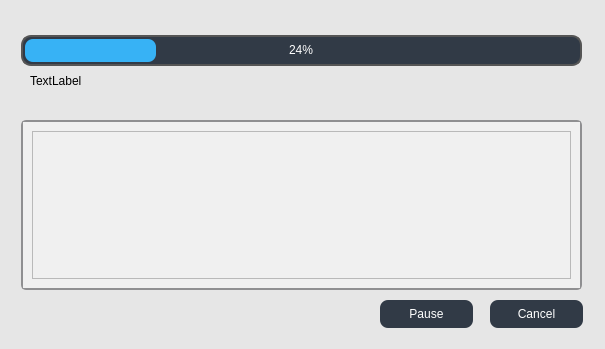
<?xml version="1.0" encoding="UTF-8"?>
<ui version="4.0">
 <class>Dialog</class>
 <widget class="QDialog" name="Dialog">
  <property name="geometry">
   <rect>
    <x>0</x>
    <y>0</y>
    <width>605</width>
    <height>349</height>
   </rect>
  </property>
  <property name="windowTitle">
   <string>Dialog</string>
  </property>
  <property name="styleSheet">
   <string notr="true">background-color: rgb(230, 230, 230);
</string>
  </property>
  <widget class="QPushButton" name="cancelButton">
   <property name="geometry">
    <rect>
     <x>490</x>
     <y>300</y>
     <width>93</width>
     <height>28</height>
    </rect>
   </property>
   <property name="styleSheet">
    <string notr="true">QPushButton{
border-radius: 8px;
font: 9pt &quot;MS Shell Dlg 2&quot;;
color: rgb(255, 255, 255);
background-color: rgb(49, 58, 70);}

QPushButton:hover{
	background-color: rgb(85, 170, 255);
	
	color: rgb(255, 255, 255);;

}</string>
   </property>
   <property name="text">
    <string>Cancel</string>
   </property>
  </widget>
  <widget class="QPushButton" name="pauseButton">
   <property name="geometry">
    <rect>
     <x>380</x>
     <y>300</y>
     <width>93</width>
     <height>28</height>
    </rect>
   </property>
   <property name="styleSheet">
    <string notr="true">QPushButton{
border-radius: 8px;
font: 9pt &quot;MS Shell Dlg 2&quot;;
color: rgb(255, 255, 255);
background-color: rgb(49, 58, 70);}

QPushButton:hover{
	background-color: rgb(85, 170, 255);
	
	color: rgb(255, 255, 255);;

}</string>
   </property>
   <property name="text">
    <string>Pause</string>
   </property>
  </widget>
  <widget class="QLabel" name="smtCopyLabel">
   <property name="geometry">
    <rect>
     <x>30</x>
     <y>70</y>
     <width>381</width>
     <height>21</height>
    </rect>
   </property>
   <property name="text">
    <string>TextLabel</string>
   </property>
  </widget>
  <widget class="QProgressBar" name="progressBar">
   <property name="geometry">
    <rect>
     <x>21</x>
     <y>35</y>
     <width>561</width>
     <height>31</height>
    </rect>
   </property>
   <property name="minimumSize">
    <size>
     <width>561</width>
     <height>31</height>
    </size>
   </property>
   <property name="maximumSize">
    <size>
     <width>561</width>
     <height>31</height>
    </size>
   </property>
   <property name="styleSheet">
    <string notr="true">QProgressBar {
    border: 2px solid #555;
    border-radius: 10px;
    text-align: center;
    font: bold 14px &quot;Arial&quot;;
    color: #fff;
    background-color: rgb(49, 58, 70);
    padding: 1px;
}

QProgressBar::chunk {
    background-color: #37b2f5;
    border-radius: 8px;
    margin: 1px;
}
</string>
   </property>
   <property name="value">
    <number>24</number>
   </property>
  </widget>
  <widget class="QScrollArea" name="scrollArea">
   <property name="geometry">
    <rect>
     <x>21</x>
     <y>120</y>
     <width>561</width>
     <height>170</height>
    </rect>
   </property>
   <property name="minimumSize">
    <size>
     <width>561</width>
     <height>170</height>
    </size>
   </property>
   <property name="maximumSize">
    <size>
     <width>561</width>
     <height>121</height>
    </size>
   </property>
   <property name="styleSheet">
    <string notr="true">QScrollArea {
    border: 2px solid #8f8f91;
    border-radius: 5px;
    background-color: #f0f0f0;
}

QScrollArea QWidget {
    background-color: #f0f0f0;
}

QScrollArea QFrame {
    background-color: #f0f0f0;
}</string>
   </property>
   <property name="widgetResizable">
    <bool>true</bool>
   </property>
   <widget class="QWidget" name="scrollAreaWidgetContents">
    <property name="geometry">
     <rect>
      <x>0</x>
      <y>0</y>
      <width>557</width>
      <height>166</height>
     </rect>
    </property>
    <layout class="QGridLayout" name="gridLayout">
     <item row="0" column="0">
      <widget class="QTextEdit" name="progressText"/>
     </item>
    </layout>
   </widget>
  </widget>
 </widget>
 <resources/>
 <connections/>
</ui>
